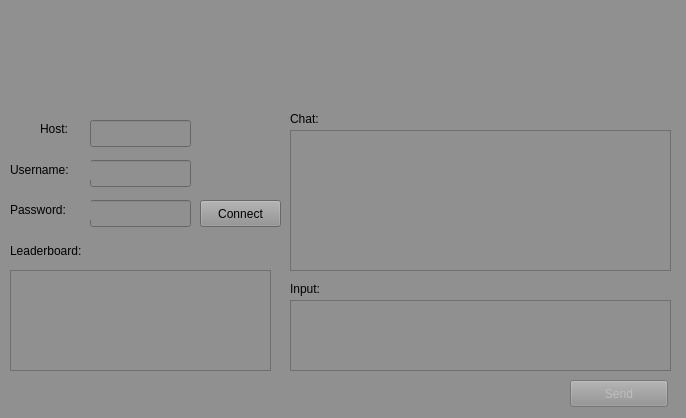
<?xml version="1.0" encoding="UTF-8"?>
<ui version="4.0">
 <class>AwesumeClient</class>
 <widget class="QDialog" name="AwesumeClient">
  <property name="geometry">
   <rect>
    <x>0</x>
    <y>0</y>
    <width>686</width>
    <height>418</height>
   </rect>
  </property>
  <property name="windowTitle">
   <string>Awesum Talker</string>
  </property>
  <property name="autoFillBackground">
   <bool>false</bool>
  </property>
  <property name="styleSheet">
   <string notr="true">background-color:rgb(144, 144, 144)</string>
  </property>
  <widget class="QLineEdit" name="hostname">
   <property name="geometry">
    <rect>
     <x>90</x>
     <y>120</y>
     <width>101</width>
     <height>27</height>
    </rect>
   </property>
   <property name="styleSheet">
    <string notr="true">background-color rgb(255, 255, 255)</string>
   </property>
  </widget>
  <widget class="QLineEdit" name="username">
   <property name="geometry">
    <rect>
     <x>90</x>
     <y>160</y>
     <width>101</width>
     <height>27</height>
    </rect>
   </property>
  </widget>
  <widget class="QLineEdit" name="password">
   <property name="geometry">
    <rect>
     <x>90</x>
     <y>200</y>
     <width>101</width>
     <height>27</height>
    </rect>
   </property>
  </widget>
  <widget class="QPlainTextEdit" name="msgWindow">
   <property name="geometry">
    <rect>
     <x>290</x>
     <y>300</y>
     <width>381</width>
     <height>71</height>
    </rect>
   </property>
   <property name="autoFillBackground">
    <bool>true</bool>
   </property>
   <property name="styleSheet">
    <string notr="true">background-color rgb(0, 0, 0)</string>
   </property>
  </widget>
  <widget class="QLabel" name="label">
   <property name="geometry">
    <rect>
     <x>10</x>
     <y>200</y>
     <width>81</width>
     <height>20</height>
    </rect>
   </property>
   <property name="text">
    <string>Password:</string>
   </property>
  </widget>
  <widget class="QLabel" name="label_2">
   <property name="geometry">
    <rect>
     <x>10</x>
     <y>160</y>
     <width>81</width>
     <height>20</height>
    </rect>
   </property>
   <property name="text">
    <string>Username:</string>
   </property>
  </widget>
  <widget class="QLabel" name="label_3">
   <property name="geometry">
    <rect>
     <x>40</x>
     <y>120</y>
     <width>41</width>
     <height>17</height>
    </rect>
   </property>
   <property name="text">
    <string>Host:</string>
   </property>
  </widget>
  <widget class="QTextEdit" name="chatWindow">
   <property name="enabled">
    <bool>true</bool>
   </property>
   <property name="geometry">
    <rect>
     <x>290</x>
     <y>130</y>
     <width>381</width>
     <height>141</height>
    </rect>
   </property>
  </widget>
  <widget class="QLabel" name="label_4">
   <property name="geometry">
    <rect>
     <x>150</x>
     <y>20</y>
     <width>521</width>
     <height>81</height>
    </rect>
   </property>
   <property name="text">
    <string/>
   </property>
   <property name="pixmap">
    <pixmap resource="images/images.qrc">:/client.png</pixmap>
   </property>
   <property name="scaledContents">
    <bool>true</bool>
   </property>
  </widget>
  <widget class="QLabel" name="label_5">
   <property name="geometry">
    <rect>
     <x>20</x>
     <y>20</y>
     <width>101</width>
     <height>81</height>
    </rect>
   </property>
   <property name="text">
    <string/>
   </property>
   <property name="pixmap">
    <pixmap resource="images/images.qrc">:/logo.jpeg</pixmap>
   </property>
   <property name="scaledContents">
    <bool>true</bool>
   </property>
  </widget>
  <widget class="QPushButton" name="btnSend">
   <property name="enabled">
    <bool>false</bool>
   </property>
   <property name="geometry">
    <rect>
     <x>570</x>
     <y>380</y>
     <width>98</width>
     <height>27</height>
    </rect>
   </property>
   <property name="text">
    <string>Send</string>
   </property>
  </widget>
  <widget class="QPushButton" name="btnConnect">
   <property name="geometry">
    <rect>
     <x>200</x>
     <y>200</y>
     <width>81</width>
     <height>27</height>
    </rect>
   </property>
   <property name="text">
    <string>Connect</string>
   </property>
  </widget>
  <widget class="QPlainTextEdit" name="leaderboard">
   <property name="enabled">
    <bool>true</bool>
   </property>
   <property name="geometry">
    <rect>
     <x>10</x>
     <y>270</y>
     <width>261</width>
     <height>101</height>
    </rect>
   </property>
  </widget>
  <widget class="QLabel" name="label_6">
   <property name="geometry">
    <rect>
     <x>10</x>
     <y>240</y>
     <width>101</width>
     <height>21</height>
    </rect>
   </property>
   <property name="text">
    <string>Leaderboard:</string>
   </property>
  </widget>
  <widget class="QLabel" name="label_7">
   <property name="geometry">
    <rect>
     <x>290</x>
     <y>280</y>
     <width>66</width>
     <height>17</height>
    </rect>
   </property>
   <property name="text">
    <string>Input:</string>
   </property>
  </widget>
  <widget class="QLabel" name="label_8">
   <property name="geometry">
    <rect>
     <x>290</x>
     <y>110</y>
     <width>66</width>
     <height>17</height>
    </rect>
   </property>
   <property name="text">
    <string>Chat:</string>
   </property>
  </widget>
 </widget>
 <resources>
  <include location="images/images.qrc"/>
 </resources>
 <connections/>
</ui>
